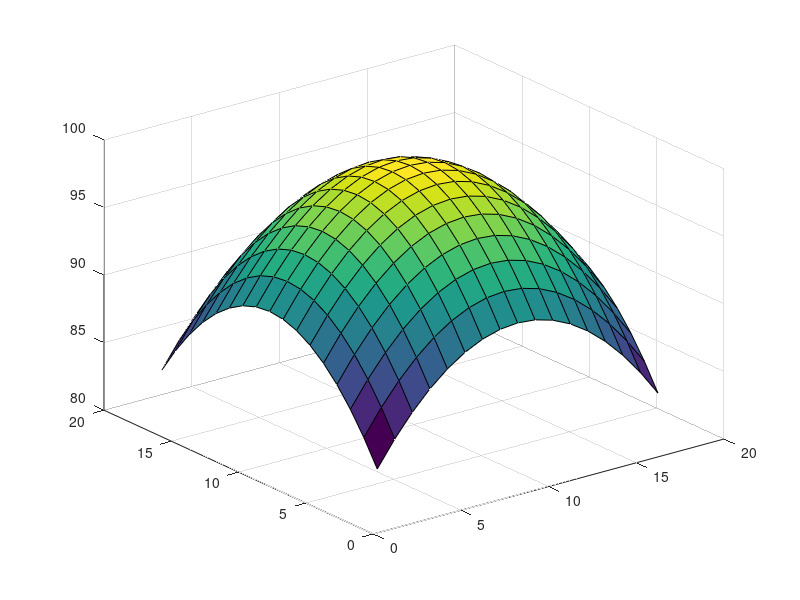
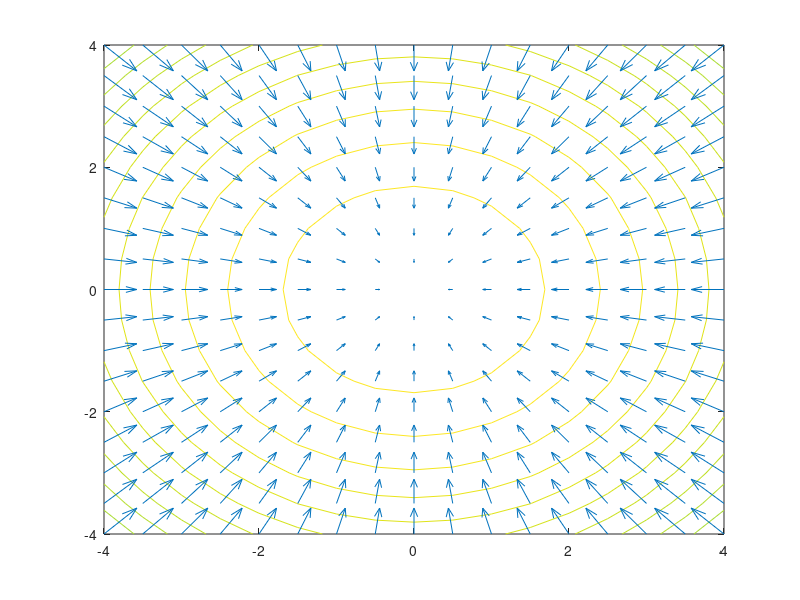
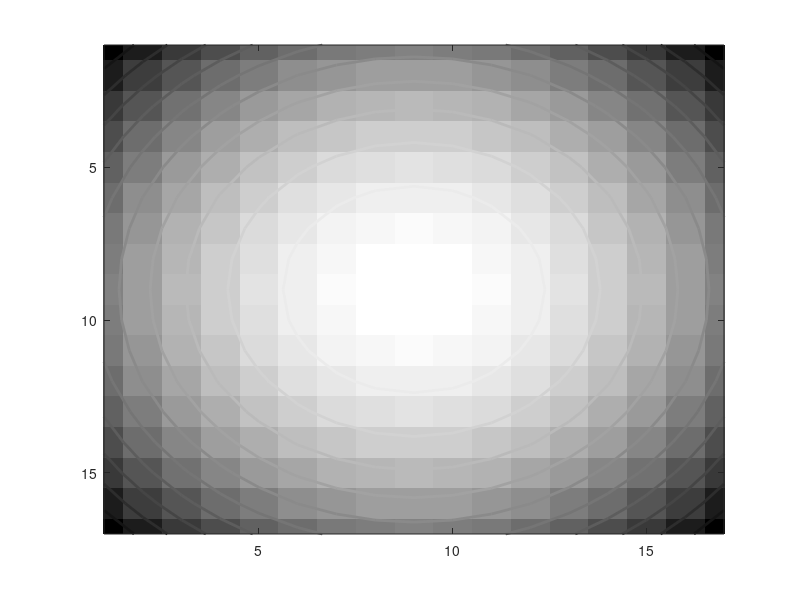

These figures' MATLAB source, in order: (Note: this script raises an error after producing the figures.)

%function
[x, y] = meshgrid(-4:.5:4);
f = 100-0.5*x.^2-0.5*y.^2;
figure(1); surf(f);
%figure(1); surf(x,y,f);

%gradient
[dx, dy] = gradient(f);
figure(2);
contour(x,y,f); hold on;
quiver(x,y,dx,dy); hold off;

%figure(3); imshow(f,[]);
figure(3); imagesc(f); colormap(gray); hold on;
[tmpx, tmpy] = meshgrid(1:size(f,1));
contour(f,'LineWidth',2,'Color','b');
quiver(tmpx,tmpy,dx,dy,'Color','r');
hold off;

% Image and its gradient
im = imread('cameraman.tif');
figure(4); imshow(im);
im = imcrop;
%[im,rect] = imcrop;
im = double(im)/255;
[dx, dy] = gradient(im);
[tmpx, tmpy] = meshgrid(1:size(im,2),1:size(im,1));
figure(4); imagesc(im); colormap(gray); hold on;
contour(im,'LineWidth',2,'Color','b');
quiver(tmpx,tmpy,dx,dy,'Color','r');
hold off;